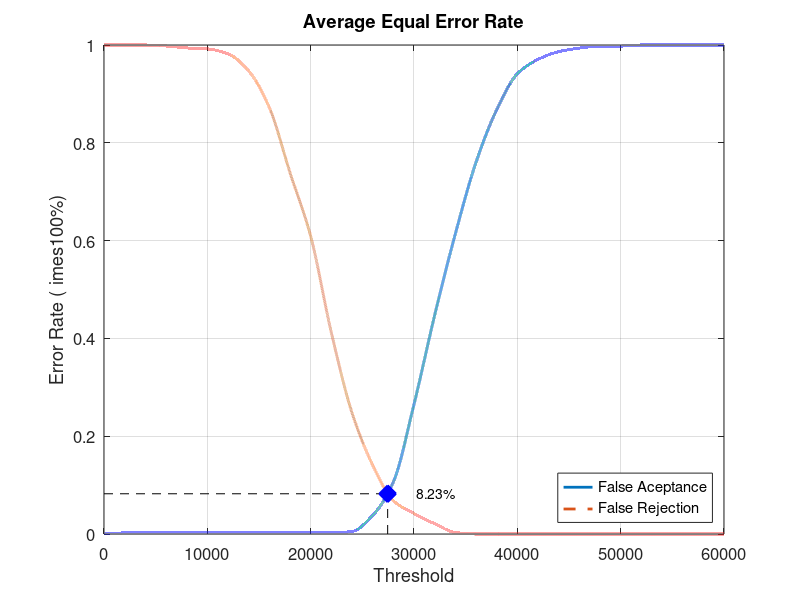
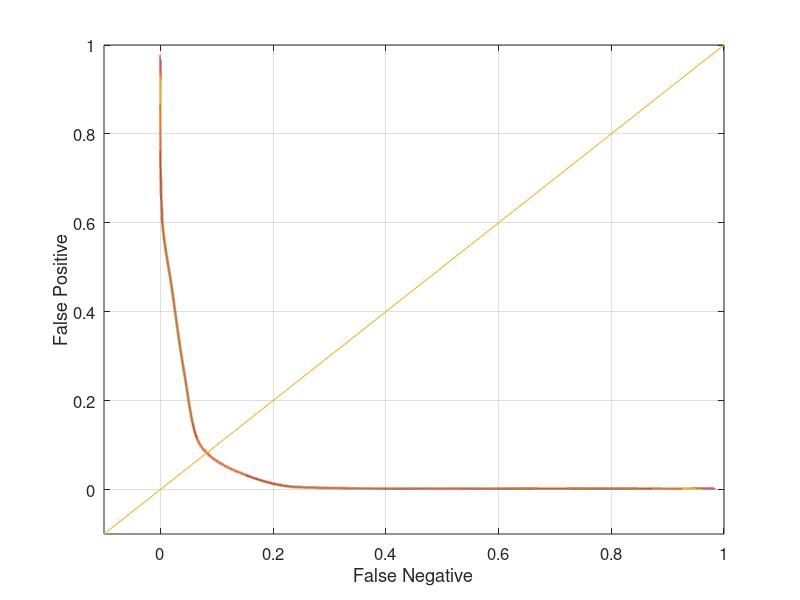

The MATLAB source for these figures, in order:
close all;
clear;
clc;
x = 0:2000:60000;
xq = 0:0.5:60000;

y0 = [0 0.00210526 0.00210526 0.00210526 0.00210526 0.00210526 0.00210526 0.00210526 0.00210526 0.00210526 0.00210526 0.00210526 0.00526316 0.0378947 0.106316 0.265263 0.447368 0.613684 0.76 0.867368 0.941053 0.970526 0.986316 0.993684 0.997895 0.997895 1 1 1 1 1]
yy0 = interp1(x, y0, xq, 'pchip');
y1 = [1 1 1 0.998 0.994 0.992 0.982 0.947 0.872 0.739 0.609 0.412 0.248 0.141 0.068 0.042 0.021 0.003 0 0 0 0 0 0 0 0 0 0 0 0 0]
yy1 = interp1(x, y1, xq, 'pchip');

% Calculating EER: 
y2 = abs(y0 - y1);
find(y2 == min(y2))
yy2 = abs(yy0 - yy1);
xEER = find(yy2 == min(yy2));
xEERIndex = xq(xEER) % X-axis EER
yEER = yy0(xEER) % Y-axis EER

main = figure
plot(xq, yy0,'-','LineWidth', 2);	hold on
plot(xq, yy1,'--','LineWidth', 2);	hold on
plot([xEERIndex xEERIndex], [0 yEER], 'k--');	hold on
plot([0 xEERIndex], [yEER yEER], 'k--');	hold on
plot(xEERIndex, yEER, 'bx', 'LineWidth', 10);	hold on
text(xEERIndex + 10 * xEERIndex / 100, yEER, [num2str(round((10000 * yEER)) / 100) '%'])
legend('False Aceptance', 'False Rejection', 'Location', 'SouthEast')
xlabel('Threshold')
ylabel('Error Rate (	imes100%)')
title('Average Equal Error Rate')
set(gca, 'FontSize', 12)
axis([0 60000 0 1])
grid on

print(main, 'Database4AverageMain', '-dpng');
FNRxFPR = figure('Color', [1 1 1]);
plot(yy1, yy0, '-', yy1, yy0, 'LineWidth', 2);
hold on
y = -0.1:0.1:1
plot(y, y); 
set(gca, 'FontSize', 12)
xlabel('False Negative')
ylabel('False Positive')
axis([-0.1 1 -0.1 1])
set(gca, 'FontSize', 12)
grid on

print(FNRxFPR, 'Database4AverageFNRxFPR','-dpng');
